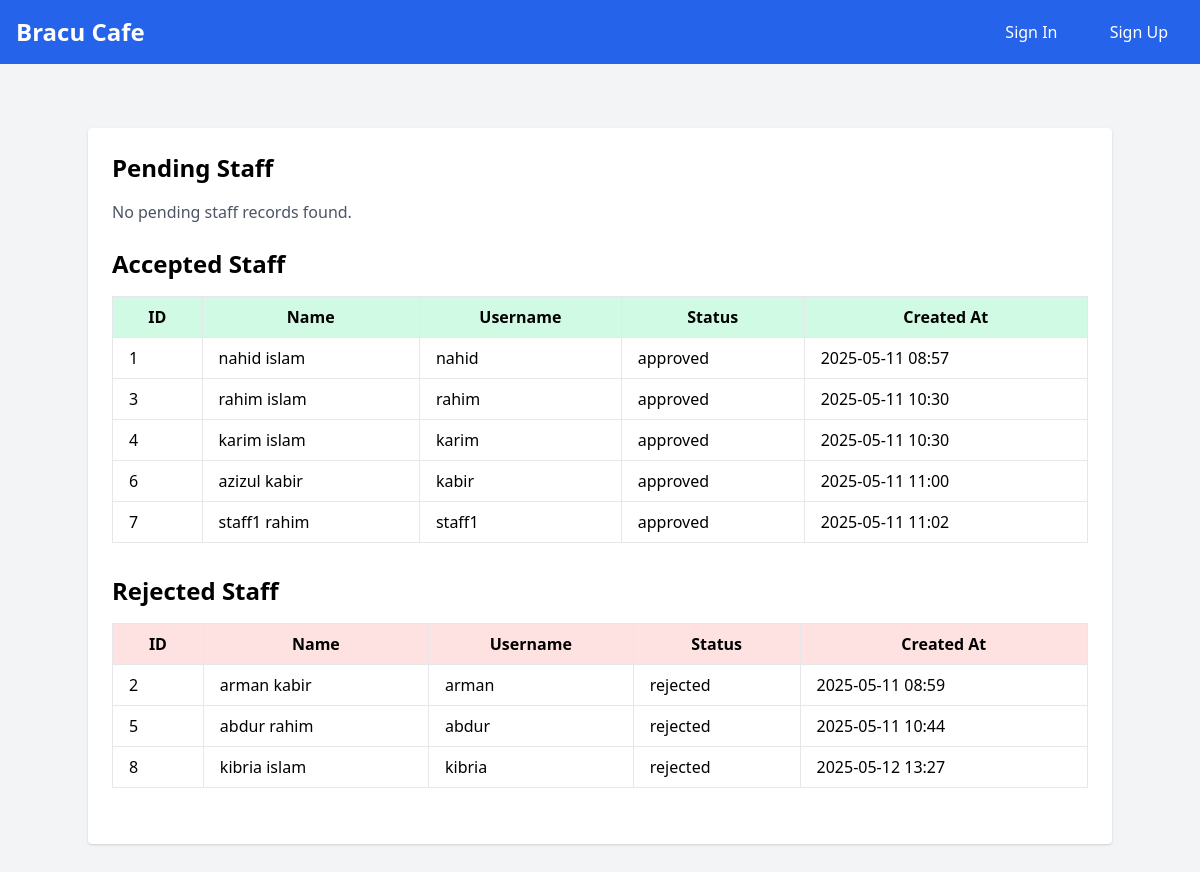
Screenshot of /show_staff with the database file from the repository.
### app/models/models.py (models this page shows, shortened)
class Staff(db.Model):
    id = db.Column(db.Integer, primary_key=True)
    first_name = db.Column(db.String(50), nullable=False)
    last_name = db.Column(db.String(50), nullable=False)
    username = db.Column(db.String(80), unique=True, nullable=False)
    password_hash = db.Column(db.String(128), nullable=False)
    status = db.Column(db.String(10), default='pending', nullable=False)
    created_at = db.Column(db.DateTime, default=datetime.utcnow)

### app/controllers/routes.py (the view)
@routes_bp.route('/show_staff', methods=['GET'])
def show_staff():
    pending_staff = Staff.query.filter_by(status='pending').all()
    accepted_staff = Staff.query.filter_by(status='approved').all()
    rejected_staff = Staff.query.filter_by(status='rejected').all()
    return render_template(
        'show_staff.html',
        pending_staff=pending_staff,
        accepted_staff=accepted_staff,
        rejected_staff=rejected_staff
    )

### app/templates/show_staff.html
{% extends 'base.html' %}
{% block content %}
<div class="max-w-5xl mx-auto mt-8 p-6 bg-white rounded shadow">
    <h2 class="text-2xl font-bold mb-4">Pending Staff</h2>
    {% if pending_staff %}
    <table class="w-full table-auto border mb-8">
        <thead class="bg-gray-100">
            <tr>
                <th class="px-4 py-2 border">ID</th>
                <th class="px-4 py-2 border">Name</th>
                <th class="px-4 py-2 border">Username</th>
                <th class="px-4 py-2 border">Status</th>
                <th class="px-4 py-2 border">Created At</th>
            </tr>
        </thead>
        <tbody>
            {% for staff in pending_staff %}
            <tr>
                <td class="px-4 py-2 border">{{ staff.id }}</td>
                <td class="px-4 py-2 border">{{ staff.first_name }} {{ staff.last_name }}</td>
                <td class="px-4 py-2 border">{{ staff.username }}</td>
                <td class="px-4 py-2 border">{{ staff.status }}</td>
                <td class="px-4 py-2 border">{{ staff.created_at.strftime('%Y-%m-%d %H:%M') }}</td>
            </tr>
            {% endfor %}
        </tbody>
    </table>
    {% else %}
    <p class="text-gray-600 mb-6">No pending staff records found.</p>
    {% endif %}
    <h2 class="text-2xl font-bold mb-4">Accepted Staff</h2>
    {% if accepted_staff %}
    <table class="w-full table-auto border mb-8">
        <thead class="bg-green-100">
            <tr>
                <th class="px-4 py-2 border">ID</th>
                <th class="px-4 py-2 border">Name</th>
                <th class="px-4 py-2 border">Username</th>
                <th class="px-4 py-2 border">Status</th>
                <th class="px-4 py-2 border">Created At</th>
            </tr>
        </thead>
        <tbody>
            {% for staff in accepted_staff %}
            <tr>
                <td class="px-4 py-2 border">{{ staff.id }}</td>
                <td class="px-4 py-2 border">{{ staff.first_name }} {{ staff.last_name }}</td>
                <td class="px-4 py-2 border">{{ staff.username }}</td>
                <td class="px-4 py-2 border">{{ staff.status }}</td>
                <td class="px-4 py-2 border">{{ staff.created_at.strftime('%Y-%m-%d %H:%M') }}</td>
            </tr>
            {% endfor %}
        </tbody>
    </table>
    {% else %}
    <p class="text-gray-600 mb-6">No accepted staff records found.</p>
    {% endif %}
    <h2 class="text-2xl font-bold mb-4">Rejected Staff</h2>
    {% if rejected_staff %}
    <table class="w-full table-auto border mb-8">
        <thead class="bg-red-100">
            <tr>
                <th class="px-4 py-2 border">ID</th>
                <th class="px-4 py-2 border">Name</th>
                <th class="px-4 py-2 border">Username</th>
                <th class="px-4 py-2 border">Status</th>
                <th class="px-4 py-2 border">Created At</th>
            </tr>
        </thead>
        <tbody>
            {% for staff in rejected_staff %}
            <tr>
                <td class="px-4 py-2 border">{{ staff.id }}</td>
                <td class="px-4 py-2 border">{{ staff.first_name }} {{ staff.last_name }}</td>
                <td class="px-4 py-2 border">{{ staff.username }}</td>
                <td class="px-4 py-2 border">{{ staff.status }}</td>
                <td class="px-4 py-2 border">{{ staff.created_at.strftime('%Y-%m-%d %H:%M') }}</td>
            </tr>
            {% endfor %}
        </tbody>
    </table>
    {% else %}
    <p class="text-gray-600">No rejected staff records found.</p>
    {% endif %}
</div>
{% endblock %}

### app/templates/base.html (shortened to what this page needs)
<!DOCTYPE html>
<html lang="en">
<head>
    <link href="https://cdn.jsdelivr.net/npm/tailwindcss@2.2.19/dist/tailwind.min.css" rel="stylesheet">
</head>
<body class="bg-gray-100">
    <nav class="bg-blue-600 p-4">
        <div class="max-w-7xl mx-auto flex justify-between items-center">
            <a href="/" class="text-white text-2xl font-bold">Bracu Cafe</a>
            <div class="space-x-4">
                {% if session['user_id'] %}
                    <a href="{{ url_for('routes.dashboard') if session['role'] == 'student' else url_for('routes.admin_dashboard') }}" class="text-white px-4">Dashboard</a>
                    <a href="{{ url_for('routes.signout') }}" class="text-white px-4">Sign Out</a>
                {% else %}
                    <a href="{{ url_for('routes.signin') }}" class="text-white px-4">Sign In</a>
                    <a href="{{ url_for('routes.signup') }}" class="text-white px-4">Sign Up</a>
                {% endif %}
            </div>
        </div>
    </nav>
    <main class="py-8">
        {% block content %}{% endblock %}
    </main>
</body>
</html>

### rows the page displays
Staff: id "1", first_name "nahid", last_name "islam", username "nahid", status "approved", created_at "2025-05-11 08:57"
Staff: id "3", first_name "rahim", last_name "islam", username "rahim", status "approved", created_at "2025-05-11 10:30"
Staff: id "4", first_name "karim", last_name "islam", username "karim", status "approved", created_at "2025-05-11 10:30"
Staff: id "6", first_name "azizul", last_name "kabir", username "kabir", status "approved", created_at "2025-05-11 11:00"
Staff: id "7", first_name "staff1", last_name "rahim", username "staff1", status "approved", created_at "2025-05-11 11:02"
Staff: id "2", first_name "arman", last_name "kabir", username "arman", status "rejected", created_at "2025-05-11 08:59"
Staff: id "5", first_name "abdur", last_name "rahim", username "abdur", status "rejected", created_at "2025-05-11 10:44"
Staff: id "8", first_name "kibria", last_name "islam", username "kibria", status "rejected", created_at "2025-05-12 13:27"
